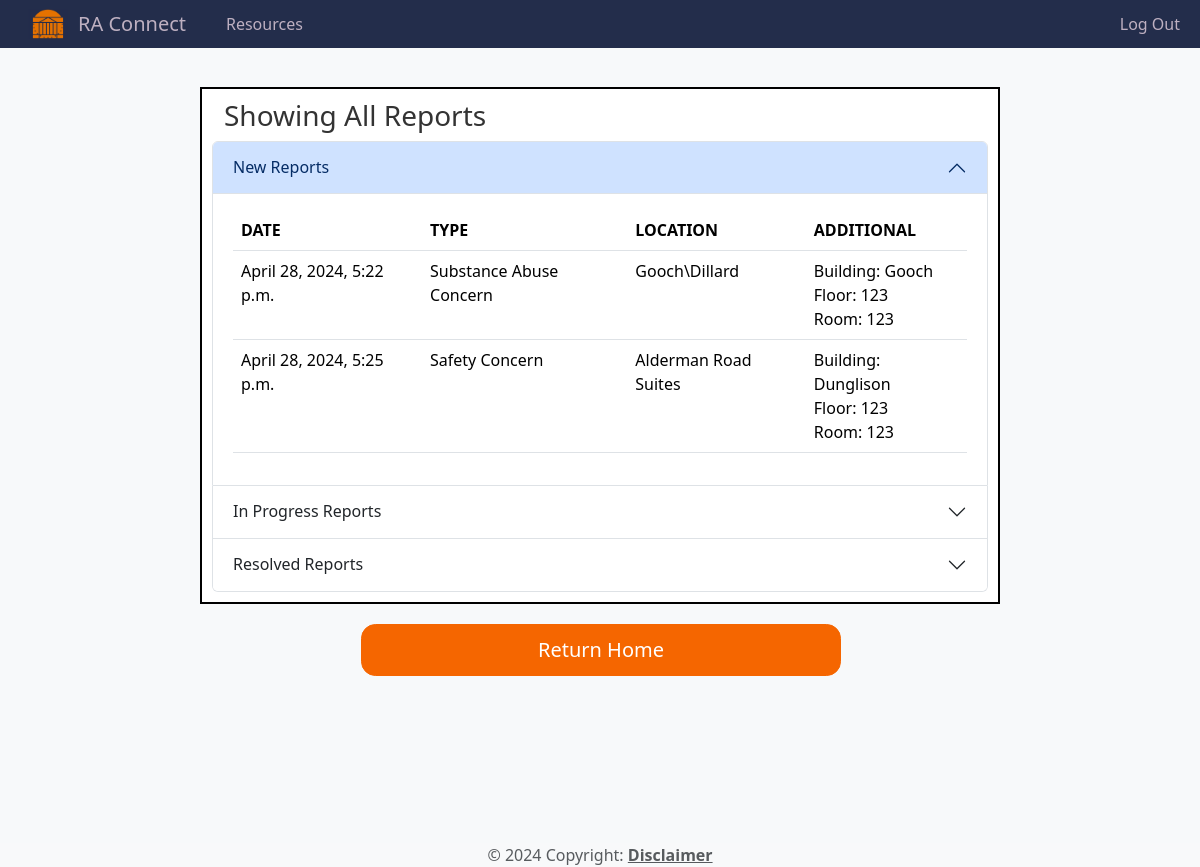
Screenshot of /reports/list/ (signed in) with the database file from the repository.
### reports/models.py (models this page shows, shortened)
class Report(models.Model):
    STATUS_CHOICES = (
        ('New', 'New'),
        ('In Progress', 'In Progress'),
        ('Resolved', 'Resolved'),
    )
    report_text = models.TextField()
    report_file = models.FileField(upload_to='report_files/', blank=True, null=True)
    residence_type = models.CharField(max_length=100)
    report_type = models.CharField(max_length=100, blank=True)  # Add a default value
    residence = models.CharField(max_length=100)
    building = models.CharField(max_length=100, blank=True, null=True)  # Make it optional
    floor = models.IntegerField(blank=True, null=True)  # Make it optional
    room = models.CharField(max_length=100, blank=True, null=True)  # Make it optional
    submission_timestamp = models.DateTimeField(auto_now_add=True)
    status = models.CharField(max_length=20, choices=STATUS_CHOICES, default='New')
    user = models.ForeignKey(
        settings.AUTH_USER_MODEL,
        on_delete=models.CASCADE,
        blank=True,
        null=True,
    )
    admin_message = models.TextField(blank=True, null=True)  # New field for admin message

### reports/views.py (the view)
# urls.py: path('list/', views.report_list, name='report_list'),
def report_list(request):
    reports = Report.objects.all()
    return render(request, 'reports/report_list.html', {'reports': reports})

### reports/templates/reports/report_list.html (shortened to what this page needs)
{% extends 'base.html' %}
{% load bootstrap5 %}
{% block content %}
 <div class="d-flex flex-column min-vh-100">
    <main>
    <div class="context-box">
        <div class="container">
            {% for group in request.user.groups.all %}
            {% if group.name == 'Site Admins' %}
            <h3>Showing All Reports</h3>
            {% else %}
            <h1>Your Reports</h1>
            {% endif %}
            {% endfor %}
        </div>
        {% if user.is_authenticated %}
        <div class="accordion" id="reportAccordion">
            {% for group in request.user.groups.all %}
                {% if group.name == 'Site Admins' %}
                <div class="accordion-item">
                    <h2 class="accordion-header" id="newReportsHeading">
                        <button class="accordion-button" type="button" data-bs-toggle="collapse" data-bs-target="#newReportsCollapse" aria-expanded="true" aria-controls="newReportsCollapse">
                            New Reports
                        </button>
                    </h2>
                    <div id="newReportsCollapse" class="accordion-collapse collapse show" aria-labelledby="newReportsHeading" data-bs-parent="#reportAccordion">
                        <div class="accordion-body">
                            <table class="table table-hover">
                                <thead>
                                    <tr>
                                        <th>DATE</th>
                                        <th>TYPE</th>
                                        <th>LOCATION</th>
                                        <th>ADDITIONAL</th>
                                    </tr>
                                </thead>
                                <tbody>
                                {% for group in request.user.groups.all %}
                                    {% if group.name == 'Site Admins' %}
                                        {% for report in reports %}
                                            {% if report.status == 'New' %}
                                                <tr style="cursor: pointer;" onclick="window.location.href='{% url 'report_detail' report.id %}'">
                                                    <td>{{ report.submission_timestamp }}</td>
                                                    <td>{{ report.report_type }}</td>
                                                    <td>{{ report.residence }}</td>
                                                    <td>
                                                        {% if report.building %}
                                                            Building: {{ report.building }}<br>
                                                        {% endif %}
                                                        {% if report.floor %}
                                                            Floor: {{ report.floor }}<br>
                                                        {% endif %}
                                                        {% if report.room %}
                                                            Room: {{ report.room }}<br>
                                                        {% endif %}
                                                    </td>
                                                </tr>
                                            {% endif %}
                                        {% endfor %}
                                    {% endif %}
                                {% endfor %}
                                </tbody>
                            </table>
                        </div>
                    </div>
                </div>
                  {% endif %}
            {% endfor %}
            {% for group in request.user.groups.all %}
                    {% if group.name == 'Site Admins' %}
                <div class="accordion-item">
                    <h2 class="accordion-header" id="inProgressReportsHeading">
                        <button class="accordion-button collapsed" type="button" data-bs-toggle="collapse" data-bs-target="#inProgressReportsCollapse" aria-expanded="true" aria-controls="inProgressReportsCollapse">
                            In Progress Reports
                        </button>
                    </h2>
                </div>
            {% endif %}
            {% endfor %}
            <div class="accordion-item">
                <h2 class="accordion-header" id="resolvedReportsHeading">
                    <button class="accordion-button collapsed" type="button" data-bs-toggle="collapse"
                        data-bs-target="#resolvedReportsCollapse" aria-expanded="false"
                        aria-controls="resolvedReportsCollapse">
                        Resolved Reports
                    </button>
                </h2>
            </div>
        </div>
        {% else %}
        <p>You are submitting anonymously. You will not be able to view your past reports.</p>
        {% endif %}
    </div>
    <div class="d-grid gap-2 d-md-flex justify-content-center">
        <a class="btn btn-primary me-md-2" href="/">Return Home</a>
    </div>
    </main>
<footer class="text-center text-lg-start bg-body-tertiary text-muted" style="display: flex; justify-content: center; align-items: center;">
    <div class="footer-content">
        © 2024 Copyright:
        <a class="text-reset fw-bold" href="{% url 'disclaimer' %}">Disclaimer</a>
    </div>
</footer>
</div>
{% endblock %}

### static/css/style.css (style rules this page uses)
html, body { height: 100%; min-height: 100vh; margin: 0; padding: 0; display: flex; flex-direction: column; flex-grow: 1; }
:root { --uva-blue: #232d4b; --uva-orange: #f56600; --uva-light-blue: #242e4d; --uva-very-light-blue: #5a82d8; --uva-dark-blue: #00214d; --uva-text: #333; --uva-secondary: #f7f9fa; }
.d-grid .btn-primary { margin-top:20px; margin-bottom: 20px; background-color: var(--uva-orange); border-color: var(--uva-orange); color: white; transition: background-color 0.3s ease; border-radius: .9rem; padding: 10px 10px; }
.context-box { border: 2px solid black; background-color: white; padding: 10px; max-width: 800px; margin: 0 auto; }

### static/css/style2.css (style rules this page uses)
:root { --uva-blue: #232d4b; --uva-orange: #f56600; --uva-light-blue: #e6e7e8; --uva-dark-blue: #00214d; --uva-text: #333; --uva-secondary: #f7f9fa; }
body { background-color: var(--uva-secondary); color: var(--uva-text); display: flex; flex-direction: column; margin: 0; flex-grow: 1; justify-content: flex-start; padding-top: 47px; min-height: 100vh; }
main { flex-grow: 1; margin-bottom: 40px; padding: 0rem; height: 100%; margin-bottom: 40px; }
.btn { margin-right: 10px; margin-left: 10px; }
body .btn-primary { background-color: var(--uva-orange); border-color: var(--uva-orange); color: white; transition: background-color 0.3s ease; padding: 1rem 2rem; font-size: 1.25rem; border-radius: .9rem; width: 40%; margin-bottom: 20px; }

### reports/templates/base.html (style rules this page uses)
html, body { height: 100%; min-height: 100vh; margin: 0%; padding: 0; }
body { display: flex; flex-direction: column; min-height: 100vh; flex: 1 0 auto; }
main { margin-top: 20px; margin-bottom: 40px; padding-top: 20px; flex: 1; }
footer { clear: both; }

### rows the page displays
Report: submission_timestamp "April 28, 2024, 5:22 p.m.", report_type "Substance Abuse Concern", residence "Gooch\\Dillard", building "Gooch", floor "123", room "123"
Report: submission_timestamp "April 28, 2024, 5:25 p.m.", report_type "Safety Concern", residence "Alderman Road Suites", building "Dunglison", floor "123", room "123"
